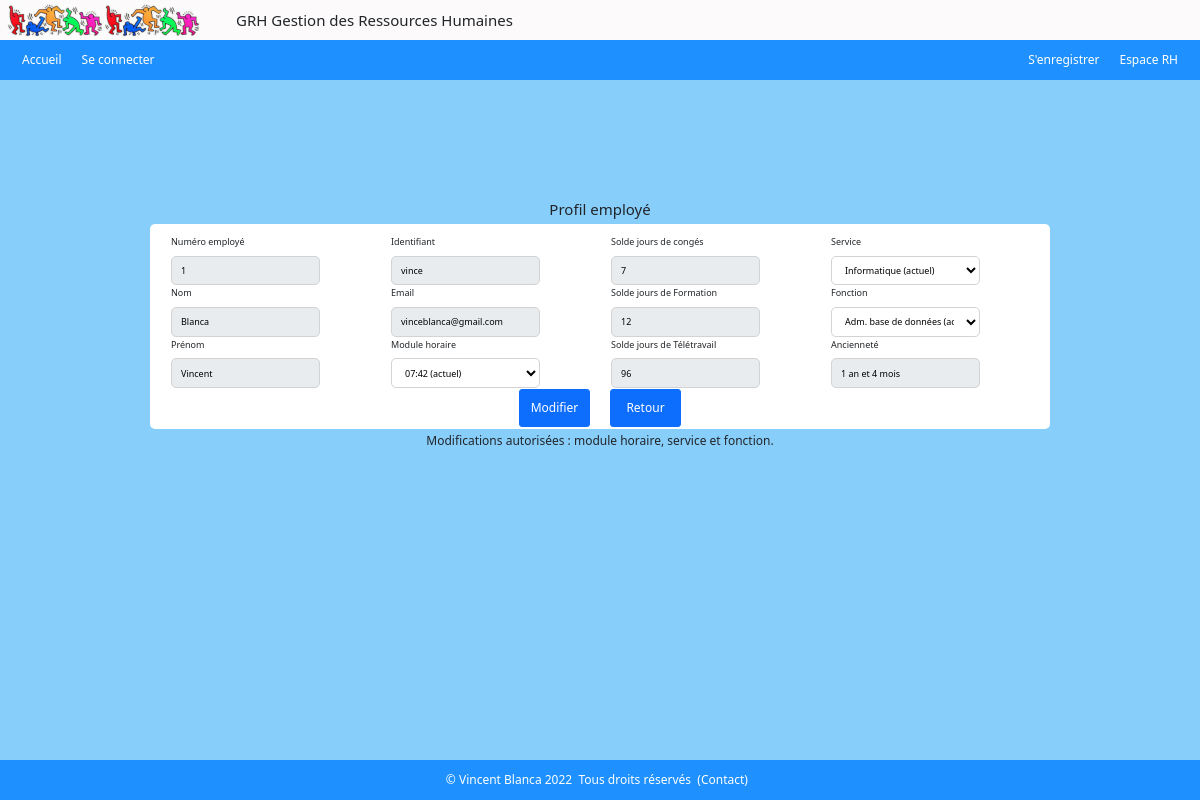
/index.php?action=employe&id=1 (signed in), run on the app's committed database.
### tables this page shows
CREATE TABLE IF NOT EXISTS `employe` (
  `empid` int UNSIGNED NOT NULL AUTO_INCREMENT,
  `nom` varchar(50) NOT NULL,
  `prenom` varchar(50) NOT NULL,
  `email` varchar(100) NOT NULL,
  `ident` varchar(50) NOT NULL,
  `mdpass` varchar(50) NOT NULL,
  `dateEmbauche` date NOT NULL,
  `horid` int NOT NULL,
  `servid` int NOT NULL,
  `fonctid` int NOT NULL,
  PRIMARY KEY (`empid`),
  UNIQUE KEY `email` (`email`),
  UNIQUE KEY `ident` (`ident`),
  KEY `horid` (`horid`),
  KEY `servid` (`servid`),
  KEY `fonctid` (`fonctid`)
);

CREATE TABLE IF NOT EXISTS `droits_conges` (
  `droitsid` int UNSIGNED NOT NULL AUTO_INCREMENT,
  `nb_jours` int UNSIGNED NOT NULL,
  `annee` year NOT NULL,
  `empid` int UNSIGNED NOT NULL,
  `typeid` int NOT NULL,
  PRIMARY KEY (`droitsid`),
  KEY `empid` (`empid`),
  KEY `typeid` (`typeid`)
);

CREATE TABLE IF NOT EXISTS `service` (
  `servid` int NOT NULL AUTO_INCREMENT,
  `libelle` varchar(50) NOT NULL,
  PRIMARY KEY (`servid`)
);

CREATE TABLE IF NOT EXISTS `fonction` (
  `fonctid` int NOT NULL AUTO_INCREMENT,
  `libelle` varchar(50) NOT NULL,
  `servid` int NOT NULL,
  PRIMARY KEY (`fonctid`),
  KEY `servid` (`servid`)
);

### admin/admin_controlers/controlerAdmin_employe.php (called while the page is built, shortened)
<?php
require ('./admin/admin_models/modelAdmin_employe.php');
function employe()
{
    $id = (int)($_GET['id']);
    $employe = getEmploye($id);
    $detail_empl = $employe->fetch(PDO::FETCH_ASSOC);
    $mod_horaire = getModuleHoraire($id);
    $horaire = $mod_horaire->fetch(PDO::FETCH_ASSOC);
    $services  = getListServices();
    $listeLibServices = servicesLibelle($services);
    $solde_conges      = getSoldeAbsences($id, 1);
    $solde_formation   = getSoldeAbsences($id, 2);
    $solde_teletravail = getSoldeAbsences($id, 3);
    $anciennete = $detail_empl['anciennete'];
    if($anciennete >= 12) {
        $an   = floor($anciennete/12);
        $mois = $anciennete%12;
        if($an == 1) {
            if($mois > 0) {
                $anciennete_employe = $an." an et ".$mois." mois";
            } else {
                $anciennete_employe = $an." an";
            }
        } else {
            if($mois > 0) {
                $anciennete_employe = $an." ans et ".$mois." mois";
            } else {
                $anciennete_employe = $an." ans";
            }
        }
    }
    require ('./admin/admin_views/viewAdmin_employe.php');
}

### admin/admin_models/modelAdmin_employe.php (called while the page is built, shortened)
<?php
function getEmploye($id)
{
    $bdd = $GLOBALS['bdd'];
    $req_employe = $bdd->prepare("SELECT empid, nom, prenom, email, ident, horid, f.fonctid AS 'fonctid', s.servid AS 'servid', PERIOD_DIFF(DATE_FORMAT(NOW(),'%Y%m'), DATE_FORMAT(dateEmbauche, '%Y%m')) AS 'anciennete', s.libelle AS 'service', f.libelle AS 'fonction' FROM employe e, service s, fonction f WHERE empid =:empid AND e.fonctid = f.fonctid AND s.servid = e.servid");
    $req_employe->execute(
        [
            'empid' => $id
        ]
    );
    return $req_employe;
}
function getSoldeAbsences($empid, $type)
{
    $bdd = $GLOBALS['bdd'];
    $req_absences = $bdd->prepare("SELECT nb_jours AS 'jours', annee, libelle FROM type_conge tc, droits_conges dc, employe e WHERE dc.typeid = tc.id AND e.empid=dc.empid AND e.empid =:empid AND tc.id =:id");
    $req_absences->execute(
        [
            'empid' => $empid,
            'id'    => $type,
        ]
    );
    $solde = $req_absences->fetch(PDO::FETCH_ASSOC);
    return $solde;
}
function getListServices()
{
    $bdd = $GLOBALS['bdd'];
    $req_liste_services = "SELECT * FROM service";
    $liste_services = $bdd->query($req_liste_services);
    $services = $liste_services->fetchAll(PDO::FETCH_ASSOC);
    return $services;
}

### models/model_connect.php (called while the page is built, shortened)
<?php
function getModuleHoraire($id)
{
    $bdd = $GLOBALS['bdd'];
    $req_mod_hor = $bdd->query("SELECT TIME_FORMAT(mh.hormod, '%H:%i') AS 'Mod_Hor' FROM  mod_horaire mh, employe e WHERE e.empid = $id AND mh.horid = e.horid");
    return $req_mod_hor;
}

### includes/inc_functions.php (called while the page is built, shortened)
<?php
function servicesLibelle ($services) : array
{
    $servicesName = [];
    foreach ($services as $service) {
        $servicesName [] = $service['libelle'];
    }
    return $servicesName;
}

### admin/admin_views/viewAdmin_employe.php (the view, shortened to what this page needs)
<?php
include('./includes/header.php');
?>
<div class="register">
  <h5>Profil employé</h5>
  <form action="index.php?action=employe&id=<?= $id ?? $_SESSION['id_employe'] ?>" method="post">
    <div class="profilemploye">
      <div class="civilite">
        <label for="empid">Numéro employé</label>
        <input type="text" name="empid" readonly id="empid" style="background-color: #e9ecef" value="<?= $detail_empl['empid'] ?>" />
        <label for="nom">Nom</label>
        <input type="text" name="nom" readonly id="nom" style="background-color: #e9ecef" value="<?= $detail_empl['nom'] ?>" />
        <label for="prenom">Prénom</label>
        <input type="text" name="prenom" readonly id="prenom" style="background-color: #e9ecef" value="<?= $detail_empl['prenom'] ?>"  />
      </div>
      <div class="civilite">
        <label for="ident">Identifiant</label>
        <input type="text" name="ident" readonly id="ident" style="background-color: #e9ecef" value="<?= $detail_empl['ident'] ?>" />
        <label for="mail">Email</label>
        <input type="email" name="mail" readonly id="mail" style="background-color: #e9ecef" value="<?= $detail_empl['email'] ?>" />
        <label for="horaire">Module horaire</label>
        <select name="horaire" id="horaire">
            <option value="<?= $detail_empl['horid'] ?>"><?= $horaire['Mod_Hor']." (actuel)" ?></option>
        </select>
      </div>
      <div class="civilite">
        <label for="conges">Solde jours de congés</label>
        <input type="text" name="conges" readonly id="conges" style="background-color: #e9ecef" value="<?= $solde_conges['jours'] ?>" />
        <label for="formation">Solde jours de Formation</label>
        <input type="text" name="formation" readonly id="formation" style="background-color: #e9ecef" value="<?= $solde_formation['jours'] ?>" />
        <label for="formation">Solde jours de Télétravail</label>
        <input type="text" name="teletravail" readonly id="teletravail" style="background-color: #e9ecef" value="<?= $solde_teletravail['jours'] ?>" />
      </div>
      <div class="civilite">
          <label for="service">Service</label>
          <select name="service" id="service" onchange="myService()">
            <option value="<?= $detail_empl['servid'] ?>"><?= $detail_empl['service']." (actuel)" ?></option>
          </select>
          <label for="fonction">Fonction</label>
          <?php for($i=0; $i < count($listeLibServices); $i++) :
              if($listeLibServices[$i] == "Administratif") : ?>
                <select name="fonction" id="admin">
                  <option value="" disabled selected>
                    <?= ($detail_empl['servid'] == 1) ? $detail_empl['fonction']." (actuelle)" : "Veuillez choisir une fonction" ?>
                  </option>
                  <?php
                    foreach($fonctionsAd as $fonctionAd) { ?>
                      <option value="<?= $fonctionAd['fonctid']?>">
                        <?= $fonctionAd['libelle'] ?>
                      </option>
                  <?php } ?>
                </select>
              <?php elseif($listeLibServices[$i] == "Informatique") : ?>
                <select name="fonction" id="info">
                  <option value="" disabled selected>
                    <?= ($detail_empl['servid'] == 2) ? $detail_empl['fonction']." (actuelle)" : "Veuillez choisir une fonction" ?>
                  </option>
                </select>
              <?php endif;
            endfor;?>
          <label for="anciennete">Ancienneté</label>
          <input type="text" name="anciennete" readonly id="anciennete" style="background-color: #e9ecef" value="<?= $anciennete_employe ?>" />
      </div>
      <div class="valid">
        <input class="btn btn-primary" type="submit" name="submit" value="Modifier" />
        <input class="btn btn-primary" type="submit" name="submit" value="Retour" />
      </div>
    </div>
  </form>
  <h6 class="champs">Modifications autorisées : module horaire, service et fonction.</h6>
</div>
<?php
  include('./includes/footer.php');
?>

### css/monstyle.css (style rules this page uses)
html, body { margin:0; padding:0; height:100%; }
body { background-color: #fcfafb; }
.register { height: calc(100% - 240px); background-color: #fcfafb; }
.register { display: flex; padding-top: 50px; align-items: center; flex-direction: column; }
.btn { background-color: unset; }
div.valid { display: flex; column-gap: 20px; }
div.valid>input { width: 90px; }
div.profilemploye { display: flex; justify-content: center; flex-wrap: wrap; background-color: white; border-radius: 5px 5px; width: 1350px; margin: auto; column-gap: 20px; padding: 20px; }
div.civilite { display: flex; flex-direction: column; width: 310px; height: 310px; padding: 30px; row-gap: 10px; }
div.civilite>input { border-radius: 5px 5px; border: 1px solid lightgrey; }
div.civilite>select { background-color: white; border-radius: 5px 5px; border: 1px solid lightgrey; padding: .375rem .75rem; }
h6.champs { margin-top: 5px; }
input { height: 38px; padding: .375rem .75rem; }
select { height: 38px; line-height:24px; }

### css/laptop.css (style rules this page uses)
html, body, div.register, div.registration, div.civilite { font-size: 0.75rem; }
div.register { height: calc(100% - 120px); background-color:lightskyblue; }
div.profilemploye { width: 900px; padding: 10px; }
div.civilite { width: 200px; row-gap: 1px; padding: 1px; height: 155px; }
div.civilite>input { width: 75%; }
.civilite>select { width:75%; }
h6.champs, h6.lien_form { margin-top: 5px; }
div.valid { margin: 0px; width: 170px; height: 30px; justify-content: center; }
div.valid>input { width: 71px; }

### data on the page
employe: empid "1", nom "Blanca", prenom "Vincent", ident "vince", mail "vinceblanca@gmail.com", service "Informatique (actuel)", fonction "Adm. base de données (actuelle)"
droits_conges: conges "7"
droits_conges: formation "12"
droits_conges: teletravail "96"

### other printed values
form field horaire "07:42 (actuel)"
